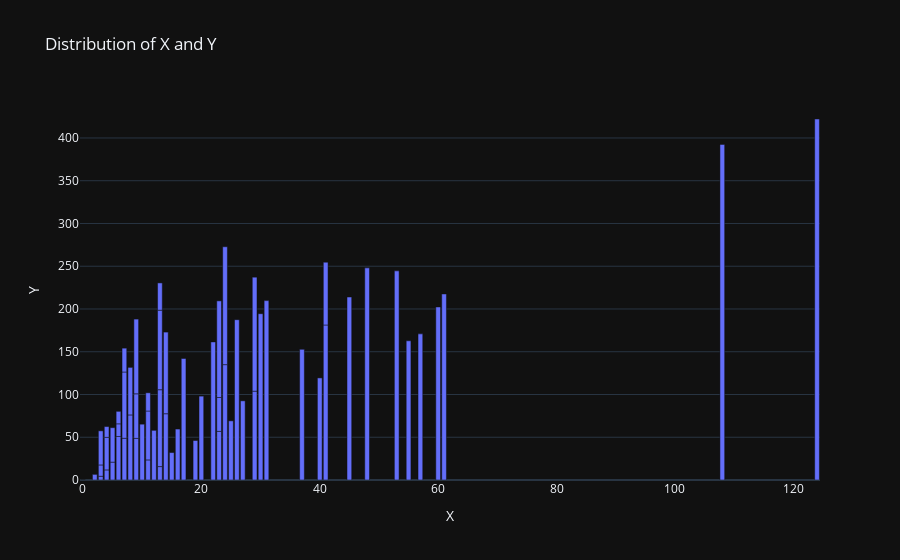

Notebook code for this chart:
### Markdown cell above
### Plot a distribuição da coluna X usando o box plot da lib plotly

### Code cell
#plot distribution of columns x and y using plotly
fig = px.bar(data, x="X", y="Y", title="Distribution of X and Y")
fig.update_layout(template='plotly_dark')
fig.show()

### Figure 1 — Plotly figure (JSON) as saved in the notebook; plotly's stock layout.template omitted (floating-point values rounded to 4 significant figures)
{"data": [{"alignmentgroup": "True", "hovertemplate": "X=%{x}<br>Y=%{y}<extra></extra>", "legendgroup": "", "marker": {"color": "#636efa", "pattern": {"shape": ""}}, "name": "", "offsetgroup": "", "orientation": "v", "showlegend": false, "textposition": "auto", "type": "bar", "x": [108, 19, 13, 124, 40, 57, 23, 14, 45, 10, 5, 48, 11, 23, 7, 2, 24, 6, 3, 23, 6, 9, 9, 3, 29, 7, 4, 20, 7, 4, 0, 25, 6, 5, 22, 11, 61, 12, 4, 16, 13, 60, 41, 37, 55, 41, 11, 27, 8, 3, 17, 13, 13, 15, 8, 29, 30, 24, 9, 31, 14, 53, 26], "xaxis": "x", "y": [392.5, 46.2, 15.7, 422.2, 119.4, 170.9, 56.9, 77.5, 214, 65.3, 20.9, 248.1, 23.5, 39.6, 48.8, 6.6, 134.9, 50.9, 4.4, 113, 14.8, 48.7, 52.1, 13.2, 103.9, 77.5, 11.8, 98.1, 27.9, 38.1, 0, 69.2, 14.6, 40.3, 161.5, 57.2, 217.6, 58.1, 12.6, 59.6, 89.9, 202.4, 181.3, 152.8, 162.8, 73.4, 21.3, 92.6, 76.1, 39.9, 142.1, 93, 31.9, 32.1, 55.6, 133.3, 194.5, 137.9, 87.4, 209.8, 95.5, 244.6, 187.5], "yaxis": "y"}], "layout": {"barmode": "relative", "legend": {"tracegroupgap": 0}, "title": {"text": "Distribution of X and Y"}, "xaxis": {"anchor": "y", "domain": [0, 1], "title": {"text": "X"}}, "yaxis": {"anchor": "x", "domain": [0, 1], "title": {"text": "Y"}}}}
